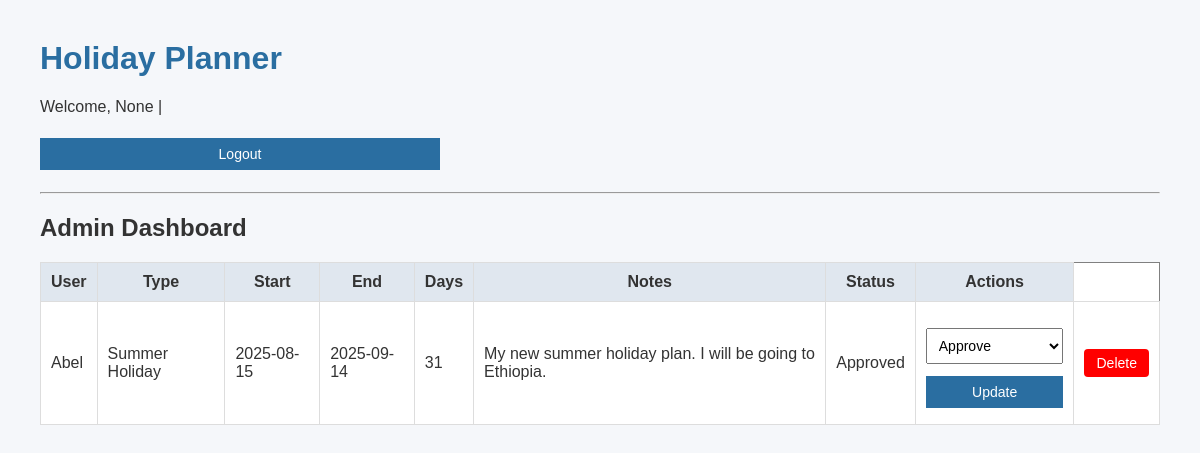
The page /admin (signed in) on the database its author committed.
### tables this page shows
CREATE TABLE bookings (
        id INTEGER PRIMARY KEY AUTOINCREMENT,
        user_id INTEGER,
        type TEXT,
        start_date TEXT,
        end_date TEXT,
        duration TEXT,
        notes TEXT,
        status TEXT DEFAULT 'pending',
        FOREIGN KEY (user_id) REFERENCES users(id)
    );

CREATE TABLE users (
    id INTEGER PRIMARY KEY AUTOINCREMENT,
    email TEXT UNIQUE NOT NULL,
    password TEXT NOT NULL,
    is_admin INTEGER NOT NULL DEFAULT 0
, name TEXT, role TEXT DEFAULT 'user');

### app.py (the view)
    @app.route("/admin", methods=["GET", "POST"])
    def admin_dashboard():
        if not session.get("is_admin"):
            flash("You must be an admin to access the admin dashboard.", "error")
            return redirect("/login")
        bookings = get_all_bookings(app.config["DATABASE_URL"])
        return render_template("admin_dashboard.html", bookings=bookings)

### models/booking.py (called while the page is built)
def get_all_bookings(db_url):
    db_path = db_url.split("///")[-1]
    conn = sqlite3.connect(db_path)
    cur = conn.cursor()
    cur.execute("""
        SELECT b.id, u.name, b.type, b.start_date, b.end_date, b.duration, b.notes, b.status
        FROM bookings b
        JOIN users u ON b.user_id = u.id
        ORDER BY b.start_date DESC;
    """)
    bookings = cur.fetchall()
    conn.close()
    return bookings

### templates/admin_dashboard.html (shortened to what this page needs)
{% extends "layout.html" %}
{% block content %}
<h2>Admin Dashboard</h2>
<table border="1">
    <tr>
        <th>User</th>
        <th>Type</th>
        <th>Start</th>
        <th>End</th>
        <th>Days</th>
        <th>Notes</th>
        <th>Status</th>
        <th>Actions</th>
    </tr>
    {% for b in bookings %}
    <tr>
        <td>{{ b[1] }}</td>
        <td>{{ b[2] }}</td>
        <td>{{ b[3] }}</td>
        <td>{{ b[4] }}</td>
        <td>{{ b[5] }}</td>
        <td>{{ b[6] }}</td>
        <td>{{ b[7] }}</td>
        <td>
            <form method="post" action="{{ url_for('update_booking', booking_id=b[0]) }}">
                <select name="status">
                    <option value="Approved" {% if b[7]=='Approved' %}selected{% endif %}>Approve</option>
                </select>
                <button type="submit">Update</button>
            </form>
        </td>
        <td>
            <form method="post" action="{{ url_for('delete_booking', booking_id=b[0]) }}" style="display:inline;">
                <button type="submit" class="delete-button"
                    onclick="return confirm('Are you sure you want to delete this request?')">
                    Delete
                </button>
            </form>
        </td>
    </tr>
    {% endfor %}
</table>
{% endblock %}

### static/style.css (style rules this page uses)
body { font-family: Arial, sans-serif; margin: 40px; background-color: #f5f7fa; color: #333; }
form { margin-top: 10px; }
input, textarea, select, button { margin: 6px 0; padding: 8px; font-size: 14px; width: 100%; max-width: 400px; box-sizing: border-box; }
button { background-color: #2a6ea1; color: white; border: none; cursor: pointer; }
table { width: 100%; border-collapse: collapse; margin-top: 15px; background-color: white; }
table th, table td { padding: 10px; border: 1px solid #ddd; }
table th { background-color: #e0e7ef; }
.delete-button { background-color: red; color: white; border: none; padding: 6px 12px; border-radius: 4px; cursor: pointer; }

### rows shown on the page
bookings: name "Abel", type "Summer Holiday", start_date "2025-08-15", end_date "2025-09-14", duration "31", notes "My new summer holiday plan. I will be going to Ethiopia.", status "Approved", status "Approve"

### other values the page prints
{{ session.get("user_name") }} "None"
